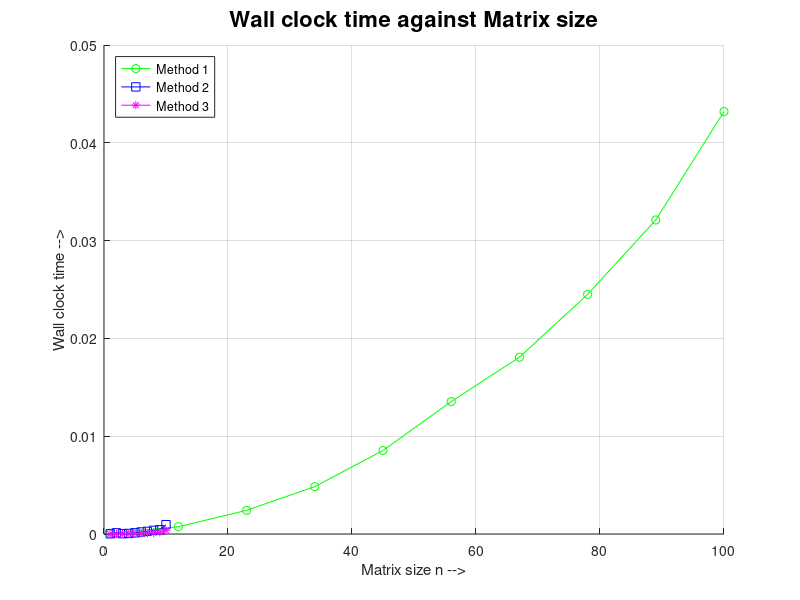
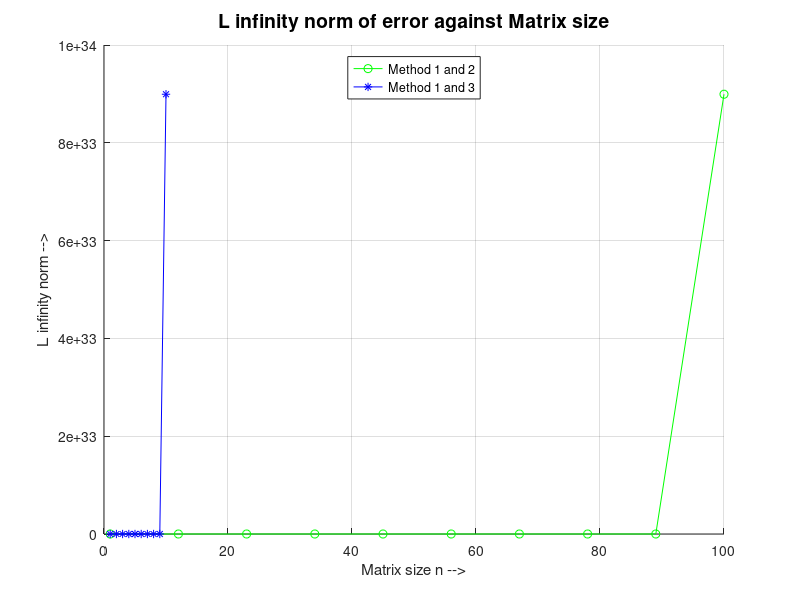

Write the MATLAB code that produced these figures, in order.
#Gaussian Elimination
1;#Runs sometimes, says n not defined other times.

#Function to create a matrix and a vector of order n.
function [A, b] = Gen_Matrices (n)
  A=randn(n)
  b=randn(n,1)
endfunction

#Function to return the solution vector xM1 of a system of linear equations.
function [xM1] = Gauss_Elim (A, b, n)
  #Creating the solution vector.
    xM1=zeros(n,1)
    #Creating the augmented matrix.
    A=[A, [b]]
    #Coverting A to an upper triangular matrix.
    A = triu(A)
    #Nested for loops.
    for i=1:n
      sum=0
      for k=n-i+2:n
        sum+=xM1(k,1)*A(n+1-i,k)
      endfor
      #Obtaining the components of the solution vector.
      xM1(n+1-i,1)=(b(n+1-i,1)-sum)/A(n+1-i, n+1-i)
    endfor
endfunction

#Vector to provide size of matrix n.
matrix_size=1:11:100
#Vector to store the time taken by method 1.
M1=[]
#Vector to store the time taken by method 2.
M2=[]
#Vector to store the time taken by method 3.
M3=[]
#Vector to store the L infinity norm between methods 1 and 2.
L12=[]
#Vector to store the L infinity norm between methods 1 and 3.
L13=[]
#Loop for matrix size n.
for i=matrix_size
  [A, b] = Gen_Matrices(i)
  #Calculating time corresponding to n.
  tic(); xM1 = Gauss_Elim(A, b, i); M1=[M1, [toc()]]
  tic(); xM2 = inv(A)*b; M2=[M2, [toc()]]
  tic(); xM3 = A\b; M3=[M3, [toc()]]
  #Calculating L infinity norm corresponding to n.
  L12=[L12, [norm(xM1-xM2, inf)]]
  L13=[L13, [norm(xM1-xM3, inf)]]
endfor

#Creating figures.
f1=figure(); hold on
f2=figure(); hold on

figure(f1);
#Making a plot.
plot(matrix_size, M1, "-og",M2, "-sb", M3, "-*m")
#Titling the figure.
title ("Wall clock time against Matrix size", "fontsize", 16);
#Making the legend.
legend({"Method 1", "Method 2", "Method 3"}, "location", "northwest")
grid on
#Labelling the axes.
xlabel("Matrix size n -->");
ylabel ("Wall clock time -->");
set(gca, "fontsize", 10)
#Saving the plot.
print(f1, "-r300", "Time_Matsize.png")

figure(f2);
#Making a plot.
plot(matrix_size, L12,"-og", L13,"-*b")
#Titling the figure.
title("L infinity norm of error against Matrix size",  "fontsize", 14);
#Making the legend.
legend({"Method 1 and 2", "Method 1 and 3"}, "location", "north")
grid on
#Labelling the axes.
xlabel ("Matrix size n -->");
ylabel ("L infinity norm -->");
set(gca, "fontsize", 10)
#Saving the plot.
print(f2, "-r300", "Linf_Matsize.png")

%triu code:  for i=1:n
   %               for j=i+1:n
    %              A(j,:)=A(j,:)-A(j,i)*A(i,:)/A(i,i)
     %             endfor
      %         endfor

